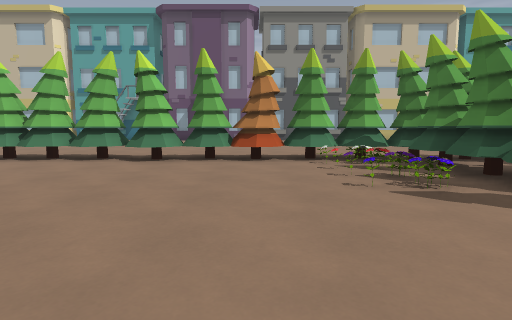
View 1 (above)

18 first-person views from a walk through a Godot game level. The camera is 1.2 m above the floor, tilts 6° down and sees 80° across. The floor is counted in squares, 2 m on a side. Each view is taken from the middle of a square. On the plan, view 1 faces up. The plan holds only what a view shows up to about 9 squares ahead; the rest is blank. The place goes on beyond the plan. Characters and animated objects are not drawn. Some surface patterns are stand-ins.

View 2
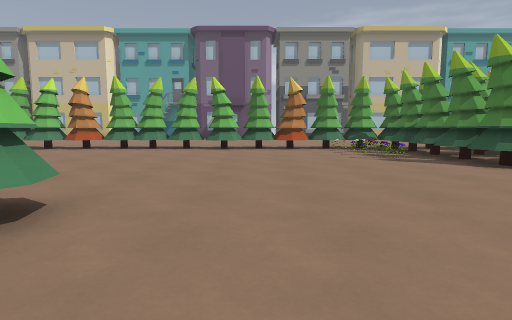

View 3
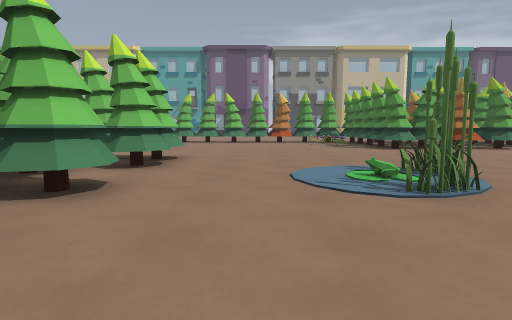

View 4
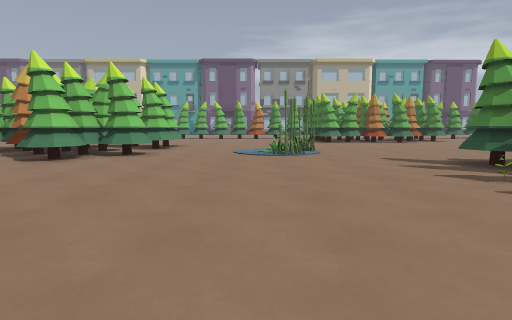

View 5
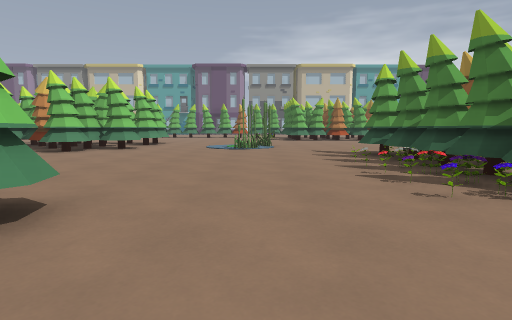

View 6
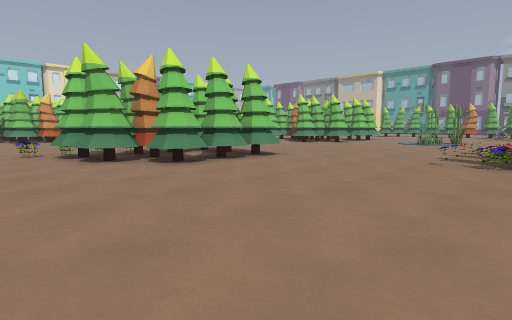

View 7
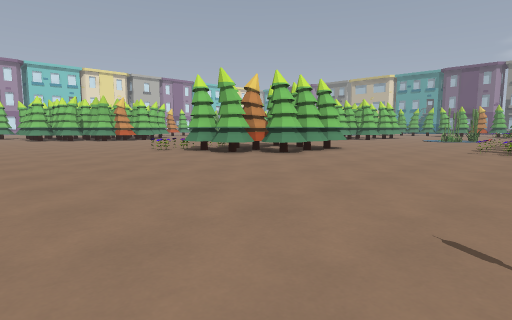

View 8
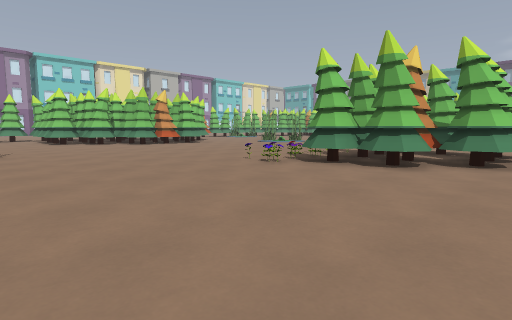

View 9
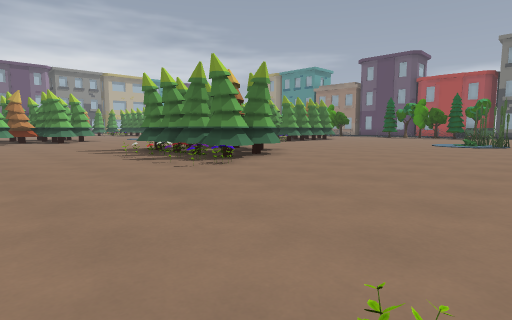

View 10
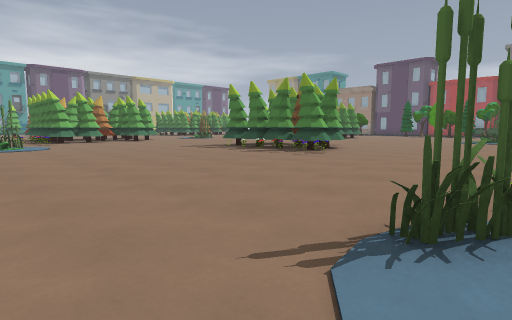

View 11
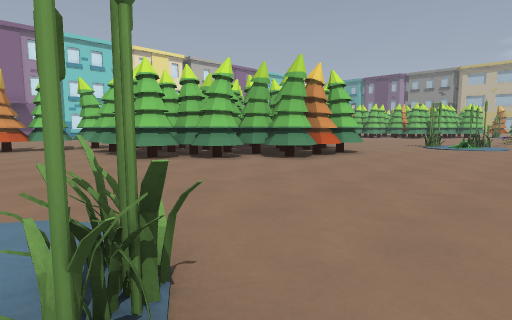

View 12
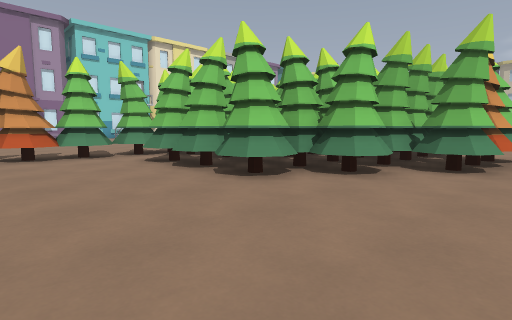

View 13
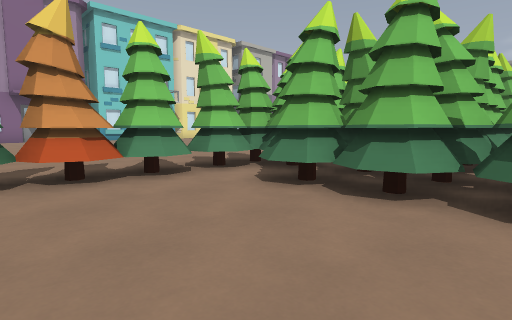

View 14
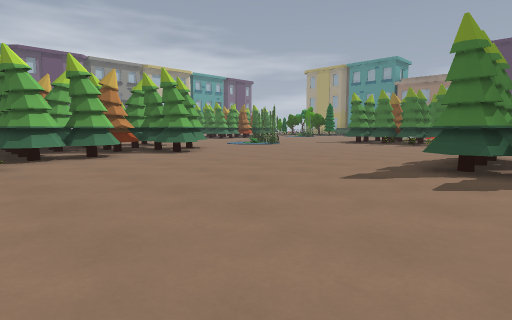

View 15
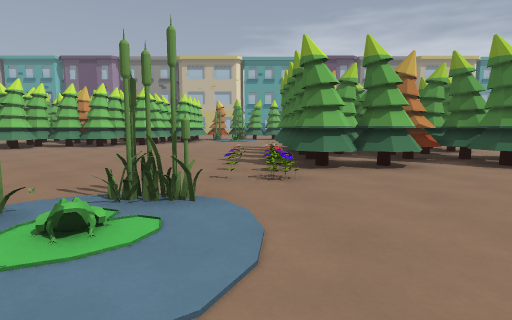

View 16
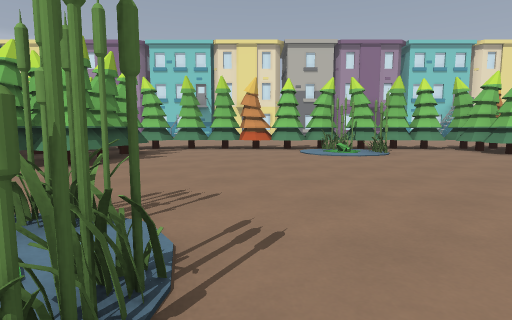

View 17
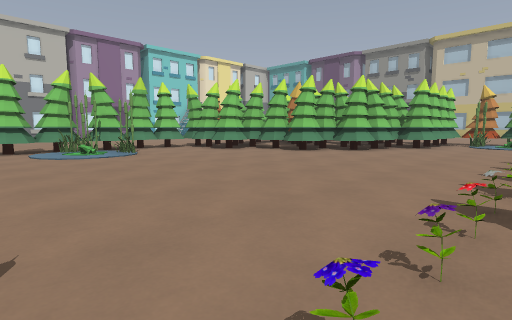

View 18
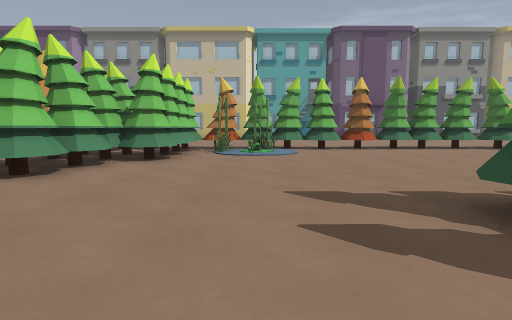

### Floor plan
Key: @ floor where view 1 was taken; # wall or solid block; . floor; = window, fence, low wall or low ledge; T thing the floor can be seen under or through.
Columns run from 20 left of view 1 to 4 right of it. Each row starts with its distance up from view 1.
  9               .........
  8               ...........
  7               ...........
  6          ###############
  5          ##..........==#
  4         ##==..........=#
  3        ###............=#
  2        ##..............##
  1        ##...... .........
  0    # ###....... ....@....
 -1    ###.......#  ##.......
 -2    #.........#####.......
 -3    #.........####...=#...
 -4    #.#.......#####.......
 -5   .#........=##.#........
 -6   .#........=...........#
 -7    #....................#
 -8    #......##............#
 -9    #.......=...........=#
-10    #.###...............=#
-11       ## ........###.....
-12       ####.......###.....
-13       ####.......###.....
-14  .. T ####.......##......
-15  ..TT####.......=........
-16  ..T.###.................
-17 ...T.....................
-18 ...T.....................
-19   .#.......##............

Positions as (right, up) in squares from view 1, and headings:
1: (0, 0), facing up
2: (-1, -3), facing up
3: (-1, -7), facing up
4: (0, -11), facing up
5: (1, -13), facing up
6: (4, -16), facing up-left
7: (4, -19), facing up-left
8: (0, -19), facing up-left
9: (-7, -19), facing up-right
10: (-10, -19), facing up-right
11: (-7, -19), facing up-left
12: (-10, -19), facing up-left
13: (-13, -19), facing up-left
14: (-8, -12), facing up-right
15: (-8, -10), facing up
16: (-8, -7), facing left
17: (-8, -7), facing up-left
18: (-9, -3), facing up
